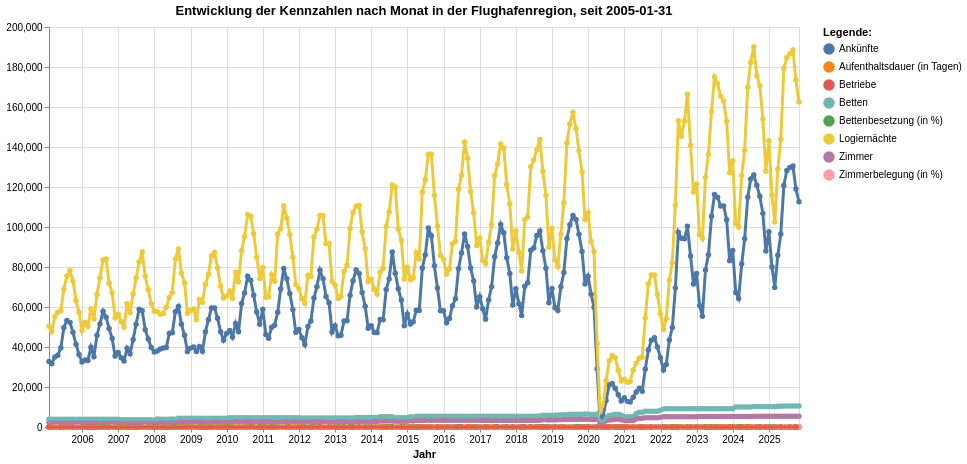

Notebook cell for this chart:
### Markdown cell above
#### Entwicklung der Logiernächte nach Sternen

### Code cell
grafik1 = mypy_dv.plot_altair_multiline_highlight(
    data = data2betested.reset_index().query('Kennzahl != "Logiernächterrr"')
    ,x = 'Jahr_Monat_str:T'
    ,y = 'Anzahl:Q'
    ,x_beschriftung = 'Jahr'
    , y_beschriftung = ''
    ,category = "Kennzahl:N"
    ,category_beschriftung= 'Legende:'
    ,warning_status = "ignore" #always or ignore
    ,myTitle="Entwicklung der Kennzahlen nach Monat in der Flughafenregion, seit "+data_min_date
)
grafik1

### Figure 1 — Vega-Lite specification as saved in the notebook (floating-point values rounded to 4 significant figures; data arrays with more than 128 entries replaced by an {"elided": "..."} marker saying what was removed)
{"config": {"view": {"continuousWidth": 300, "continuousHeight": 300}}, "layer": [{"mark": {"type": "circle"}, "encoding": {"color": {"field": "Kennzahl", "legend": {"orient": "right", "title": "Legende:"}, "type": "nominal"}, "opacity": {"value": 1.3}, "tooltip": [{"field": "Jahr_Monat_str", "type": "temporal"}, {"field": "Kennzahl", "type": "nominal"}, {"field": "Anzahl", "type": "quantitative"}], "x": {"axis": {"title": "Jahr"}, "field": "Jahr_Monat_str", "type": "temporal"}, "y": {"axis": {"title": ""}, "field": "Anzahl", "type": "quantitative"}}, "name": "view_1", "title": "Entwicklung der Kennzahlen nach Monat in der Flughafenregion, seit 2005-01-31"}, {"mark": {"type": "line"}, "encoding": {"color": {"field": "Kennzahl", "legend": {"orient": "right", "title": "Legende:"}, "type": "nominal"}, "size": {"condition": {"test": {"not": {"param": "param_1"}}, "value": 1.2}, "value": 3}, "tooltip": [{"field": "Jahr_Monat_str", "type": "temporal"}, {"field": "Kennzahl", "type": "nominal"}, {"field": "Anzahl", "type": "quantitative"}], "x": {"axis": {"title": "Jahr"}, "field": "Jahr_Monat_str", "type": "temporal"}, "y": {"axis": {"title": ""}, "field": "Anzahl", "type": "quantitative"}}, "title": "Entwicklung der Kennzahlen nach Monat in der Flughafenregion, seit 2005-01-31"}], "data": {"name": "data-145ce097fe1cd168166815152ec6c9a1"}, "height": 400, "params": [{"name": "param_1", "select": {"type": "point", "fields": ["Kennzahl:N"], "nearest": true, "on": "pointerover"}, "views": ["view_1"]}], "width": 750, "$schema": "https://vega.github.io/schema/vega-lite/v5.8.0.json", "datasets": {"data-145ce097fe1cd168166815152ec6c9a1": {"elided": "2000 records"}}}
